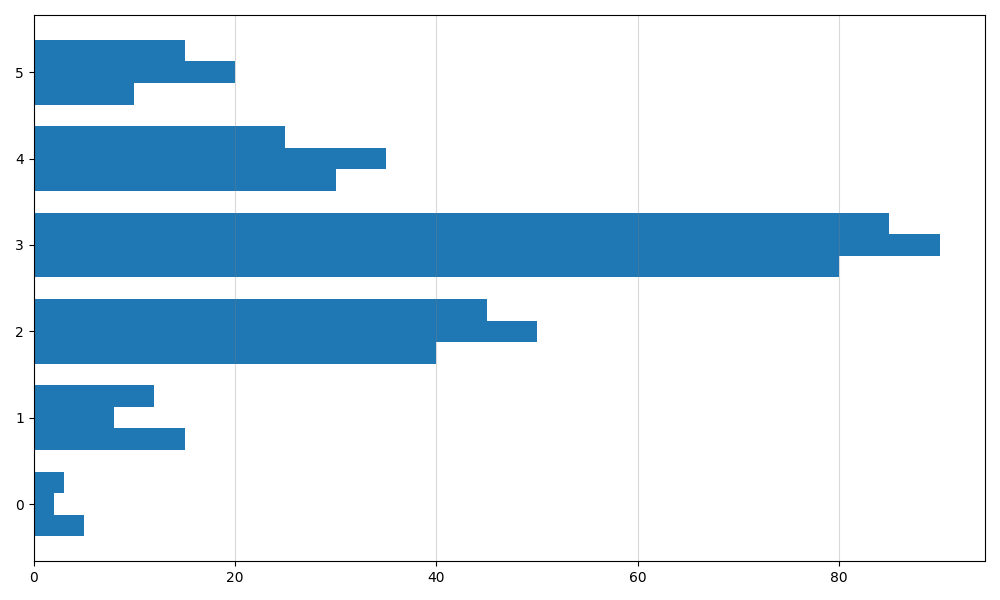

This figure's Python source:
import matplotlib.pyplot as plt
import numpy as np

hours_range = ['0-3', '4-5', '6-7', '8-9', '10-11', '12+']
weekday_sleepers = [5, 15, 40, 80, 30, 10]
weekend_sleepers = [2, 8, 50, 90, 35, 20]
young_adults_sleepers = [3, 12, 45, 85, 25, 15]

x_pos = np.arange(len(hours_range))

fig, ax = plt.subplots(figsize=(10, 6))

bar_width = 0.25

color = '#1f77b4' 
bars1 = ax.barh(x_pos - bar_width, weekday_sleepers, bar_width, color=color)
bars2 = ax.barh(x_pos, weekend_sleepers, bar_width, color=color)
bars3 = ax.barh(x_pos + bar_width, young_adults_sleepers, bar_width, color=color)

ax.set_yticks(x_pos)

ax.xaxis.grid(True, linestyle='-', color='grey', alpha=0.3)

plt.tight_layout()
plt.show()
